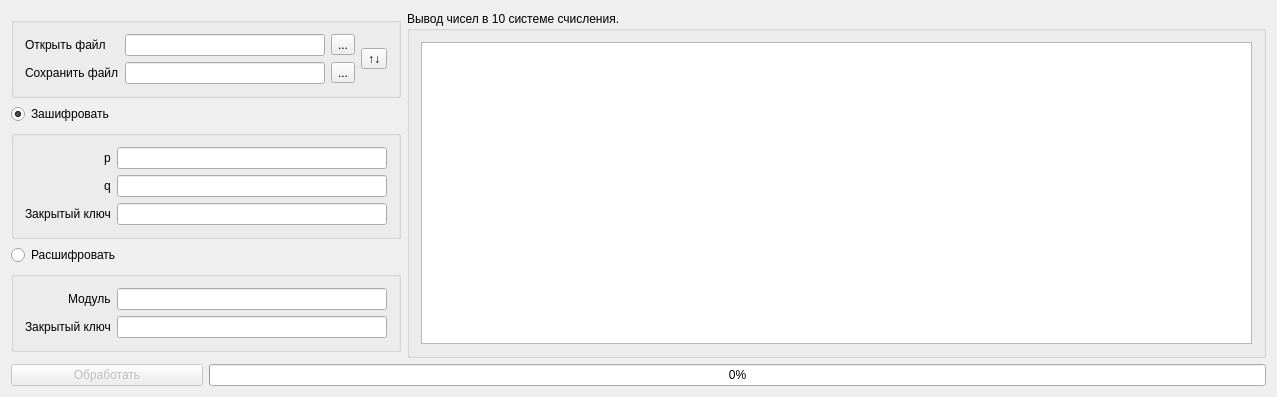
<?xml version="1.0" encoding="UTF-8"?>
<ui version="4.0">
 <class>MainWindow</class>
 <widget class="QMainWindow" name="MainWindow">
  <property name="geometry">
   <rect>
    <x>0</x>
    <y>0</y>
    <width>1277</width>
    <height>341</height>
   </rect>
  </property>
  <property name="windowTitle">
   <string>RSA</string>
  </property>
  <widget class="QWidget" name="centralWidget">
   <layout class="QGridLayout" name="gridLayout">
    <item row="3" column="0" colspan="2">
     <widget class="QGroupBox" name="grpCipher">
      <property name="enabled">
       <bool>true</bool>
      </property>
      <property name="title">
       <string/>
      </property>
      <layout class="QGridLayout" name="gridLayout_10">
       <item row="3" column="1">
        <widget class="QLineEdit" name="edtSecretKeyCipher">
         <property name="inputMethodHints">
          <set>Qt::ImhNone</set>
         </property>
         <property name="maxLength">
          <number>5</number>
         </property>
        </widget>
       </item>
       <item row="2" column="1">
        <widget class="QLineEdit" name="edtQ">
         <property name="inputMethodHints">
          <set>Qt::ImhNone</set>
         </property>
         <property name="maxLength">
          <number>5</number>
         </property>
        </widget>
       </item>
       <item row="1" column="0" alignment="Qt::AlignRight">
        <widget class="QLabel" name="lblP">
         <property name="text">
          <string>p</string>
         </property>
        </widget>
       </item>
       <item row="2" column="0" alignment="Qt::AlignRight">
        <widget class="QLabel" name="lblQ">
         <property name="text">
          <string>q</string>
         </property>
        </widget>
       </item>
       <item row="1" column="1">
        <widget class="QLineEdit" name="edtP">
         <property name="inputMethodHints">
          <set>Qt::ImhNone</set>
         </property>
         <property name="maxLength">
          <number>5</number>
         </property>
        </widget>
       </item>
       <item row="3" column="0" alignment="Qt::AlignRight">
        <widget class="QLabel" name="lblSecretKeyCipher">
         <property name="text">
          <string>Закрытый ключ</string>
         </property>
         <property name="textFormat">
          <enum>Qt::RichText</enum>
         </property>
        </widget>
       </item>
      </layout>
     </widget>
    </item>
    <item row="5" column="0" colspan="2">
     <widget class="QGroupBox" name="grpDecipher">
      <property name="title">
       <string/>
      </property>
      <layout class="QGridLayout" name="gridLayout_9">
       <item row="2" column="0" alignment="Qt::AlignRight">
        <widget class="QLabel" name="lblSecretKeyDecipher">
         <property name="text">
          <string>Закрытый ключ</string>
         </property>
         <property name="textFormat">
          <enum>Qt::RichText</enum>
         </property>
        </widget>
       </item>
       <item row="1" column="0" alignment="Qt::AlignRight">
        <widget class="QLabel" name="lblRDecipher">
         <property name="text">
          <string>Модуль</string>
         </property>
        </widget>
       </item>
       <item row="1" column="1">
        <widget class="QLineEdit" name="edtRDecipher">
         <property name="inputMethodHints">
          <set>Qt::ImhNone</set>
         </property>
         <property name="maxLength">
          <number>5</number>
         </property>
        </widget>
       </item>
       <item row="2" column="1">
        <widget class="QLineEdit" name="edtSecretKeyDecipher">
         <property name="inputMethodHints">
          <set>Qt::ImhNone</set>
         </property>
         <property name="maxLength">
          <number>5</number>
         </property>
        </widget>
       </item>
      </layout>
     </widget>
    </item>
    <item row="2" column="0">
     <widget class="QRadioButton" name="rbtnCipher">
      <property name="text">
       <string>Зашифровать</string>
      </property>
      <property name="checked">
       <bool>true</bool>
      </property>
     </widget>
    </item>
    <item row="6" column="1">
     <spacer name="verticalSpacer">
      <property name="orientation">
       <enum>Qt::Vertical</enum>
      </property>
      <property name="sizeHint" stdset="0">
       <size>
        <width>20</width>
        <height>3</height>
       </size>
      </property>
     </spacer>
    </item>
    <item row="7" column="0">
     <widget class="QPushButton" name="btnProcess">
      <property name="enabled">
       <bool>false</bool>
      </property>
      <property name="text">
       <string>Обработать</string>
      </property>
     </widget>
    </item>
    <item row="4" column="0">
     <widget class="QRadioButton" name="rbtnDecipher">
      <property name="text">
       <string>Расшифровать</string>
      </property>
     </widget>
    </item>
    <item row="7" column="1" colspan="2">
     <widget class="QProgressBar" name="progressBar">
      <property name="value">
       <number>0</number>
      </property>
     </widget>
    </item>
    <item row="1" column="0" colspan="2">
     <widget class="QGroupBox" name="grpFiles">
      <property name="title">
       <string/>
      </property>
      <layout class="QGridLayout" name="gridLayout_7">
       <item row="1" column="1">
        <widget class="QLineEdit" name="edtInputFile">
         <property name="minimumSize">
          <size>
           <width>200</width>
           <height>0</height>
          </size>
         </property>
        </widget>
       </item>
       <item row="2" column="1">
        <widget class="QLineEdit" name="edtOutputFile"/>
       </item>
       <item row="1" column="2">
        <widget class="QToolButton" name="btnChooseInputFile">
         <property name="text">
          <string>...</string>
         </property>
        </widget>
       </item>
       <item row="2" column="2">
        <widget class="QToolButton" name="btnChooseOutputFile">
         <property name="text">
          <string>...</string>
         </property>
        </widget>
       </item>
       <item row="1" column="0">
        <widget class="QLabel" name="lblInputFile">
         <property name="text">
          <string>Открыть файл</string>
         </property>
        </widget>
       </item>
       <item row="2" column="0">
        <widget class="QLabel" name="lblOutputFile">
         <property name="text">
          <string>Сохранить файл</string>
         </property>
        </widget>
       </item>
       <item row="1" column="3" rowspan="2">
        <widget class="QToolButton" name="btnSwapFileNames">
         <property name="text">
          <string>↑↓</string>
         </property>
        </widget>
       </item>
      </layout>
     </widget>
    </item>
    <item row="0" column="2" rowspan="7">
     <widget class="QGroupBox" name="grpLog">
      <property name="title">
       <string>Вывод чисел в 10 системе счисления. </string>
      </property>
      <layout class="QGridLayout" name="gridLayout_11">
       <item row="0" column="1">
        <widget class="QPlainTextEdit" name="txtLog">
         <property name="minimumSize">
          <size>
           <width>286</width>
           <height>0</height>
          </size>
         </property>
         <property name="readOnly">
          <bool>true</bool>
         </property>
        </widget>
       </item>
      </layout>
     </widget>
    </item>
   </layout>
  </widget>
 </widget>
 <layoutdefault spacing="6" margin="11"/>
 <tabstops>
  <tabstop>edtInputFile</tabstop>
  <tabstop>edtOutputFile</tabstop>
  <tabstop>btnChooseInputFile</tabstop>
  <tabstop>btnChooseOutputFile</tabstop>
  <tabstop>edtP</tabstop>
  <tabstop>edtQ</tabstop>
  <tabstop>edtSecretKeyCipher</tabstop>
  <tabstop>edtRDecipher</tabstop>
  <tabstop>edtSecretKeyDecipher</tabstop>
  <tabstop>btnProcess</tabstop>
  <tabstop>rbtnCipher</tabstop>
  <tabstop>rbtnDecipher</tabstop>
  <tabstop>txtLog</tabstop>
 </tabstops>
 <resources/>
 <connections/>
</ui>
